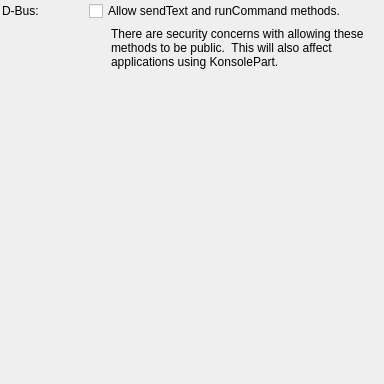
<?xml version="1.0" encoding="UTF-8"?>
<ui version="4.0">
 <class>SecuritySettings</class>
 <widget class="QWidget" name="SecuritySettings">
  <property name="geometry">
   <rect>
    <x>0</x>
    <y>0</y>
    <width>384</width>
    <height>384</height>
   </rect>
  </property>
  <widget class="QWidget" name="">
   <property name="geometry">
    <rect>
     <x>2</x>
     <y>1</y>
     <width>362</width>
     <height>142</height>
    </rect>
   </property>
   <layout class="QVBoxLayout" name="verticalLayout">
    <item>
     <layout class="QGridLayout" name="gridLayout">
      <item row="1" column="1">
       <spacer name="horizontalSpacer">
        <property name="orientation">
         <enum>Qt::Horizontal</enum>
        </property>
        <property name="sizeType">
         <enum>QSizePolicy::Fixed</enum>
        </property>
        <property name="sizeHint" stdset="0">
         <size>
          <width>16</width>
          <height>20</height>
         </size>
        </property>
       </spacer>
      </item>
      <item row="0" column="0">
       <widget class="QLabel" name="label_4">
        <property name="text">
         <string>D-Bus:</string>
        </property>
       </widget>
      </item>
      <item row="0" column="1" colspan="3">
       <widget class="QCheckBox" name="kcfg_AllowSendTextAndRunCommandDBusMethods">
        <property name="text">
         <string>Allow sendText and runCommand methods.</string>
        </property>
       </widget>
      </item>
      <item row="1" column="2" colspan="2">
       <widget class="QLabel" name="label">
        <property name="text">
         <string>There are security concerns with allowing these methods to be public.  This will also affect applications using KonsolePart.</string>
        </property>
        <property name="wordWrap">
         <bool>true</bool>
        </property>
       </widget>
      </item>
     </layout>
    </item>
    <item>
     <spacer>
      <property name="orientation">
       <enum>Qt::Vertical</enum>
      </property>
      <property name="sizeType">
       <enum>QSizePolicy::Expanding</enum>
      </property>
      <property name="sizeHint" stdset="0">
       <size>
        <width>20</width>
        <height>50</height>
       </size>
      </property>
     </spacer>
    </item>
   </layout>
  </widget>
 </widget>
 <resources/>
 <connections/>
</ui>
